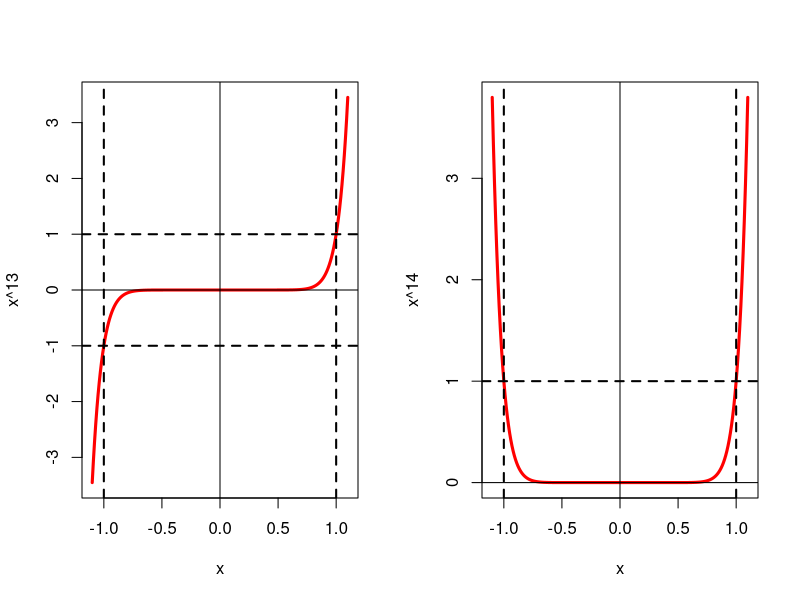

Write R code to recreate this figure.
x = seq(-1.1,1.1,0.01)
png('powplot.png')
par(mfrow=c(1,2))
plot(x,x^13,ty='l',lwd=3,col='red')
abline(h=0,v=0)
abline(h=c(-1,1),v=c(-1,1),lwd=2,lty=2)

plot(x,x^14,ty='l',lwd=3,col='red')
abline(h=0,v=0)
abline(h=c(-1,1),v=c(-1,1),lwd=2,lty=2)
par(mfrow=c(1,1))
dev.off()
